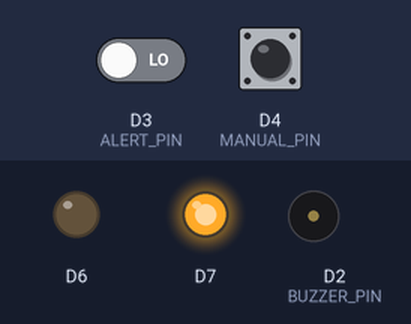
This sketch was run on a simulated Arduino MKR. Shown: output pins drawn as LEDs (lit = HIGH), buzzer (waves = sounding). Inputs (shaded band) come from the test bench; at power-on: D4 (MANUAL_PIN) LOW, D3 (ALERT_PIN) LOW. WiFi joins after 1.5 s; servers stay silent unless stated; uploads are accepted with an empty reply; not simulated (calls return 0 or success): secrets.h.

Above: at 2.7 s.
2.8 s: D4 (MANUAL_PIN) pulsed HIGH 2 times (0.12 s each, 0.3 s apart)
At 6.2 s:
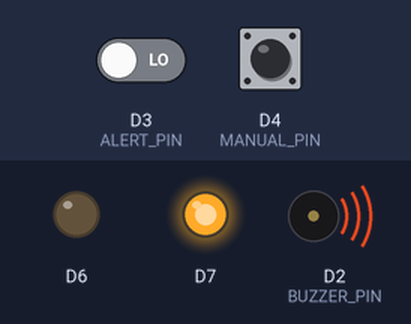
6.4 s: D3 (ALERT_PIN) driven HIGH
At 7.5 s:
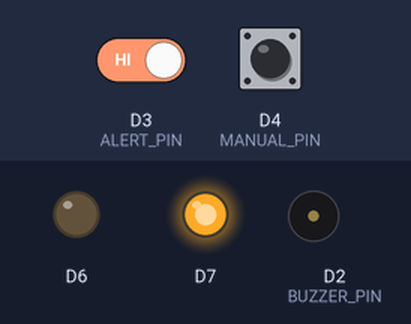
Timing chart, 0 to 9.4 s (numbered marks = the images above; inputs shaded):
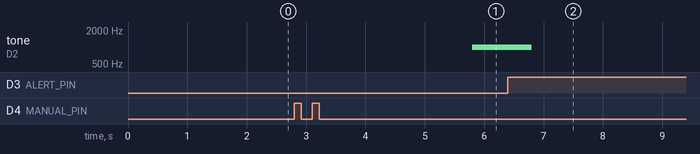

The sketch:

smoke_detector_companion.ino
```cpp
#include <WiFiNINA.h>
#include "secrets.h"

#define BUZZER_PIN 2
#define ALERT_PIN 3
#define MANUAL_PIN 4

WiFiClient client;
const char* host = "192.168.1.113";
const char* url = "/send_alert?";

void setup() {
//  Serial.begin(115200);

  // Additional GND and VCC.
  pinMode(6, OUTPUT);
  digitalWrite(6, LOW);
  pinMode(7, OUTPUT);
  digitalWrite(7, HIGH);

  pinMode(BUZZER_PIN, OUTPUT);
  pinMode(ALERT_PIN, INPUT);
  pinMode(MANUAL_PIN, INPUT);

  // Connect to WiFi.
  WiFi.begin(SSID, PASSWORD);

  while (WiFi.status() != WL_CONNECTED) {
    delay(500);
//    Serial.print(".");
  }

//  Serial.println("\nWiFi connected.");
//  Serial.println("IP address: ");
//  Serial.println(WiFi.localIP());
}

void loop() {
  if (digitalRead(MANUAL_PIN) == HIGH) {
    playBuzzer();
  }
}

void playBuzzer() {
  delay(3000);
  for (int i=0; i<30; i++) {
    tone(BUZZER_PIN, 1000);
    if (digitalRead(ALERT_PIN) == HIGH) { sendAlertToAPI(); }
    delay(1000);
    noTone(BUZZER_PIN);
    if (digitalRead(ALERT_PIN) == HIGH) { sendAlertToAPI(); }
    delay(1000);
  }
}

void sendAlertToAPI() {
  // Send in person detection alert to API.
  if (!client.connect(host, 5000)) {
//    Serial.println("Connection failed.");
    return;
  }

  client.print(String("GET ") + url + "location_id=" + LOCATION_ID + " HTTP/1.1\r\n" +
    "Host: " + host + "\r\n" +
    "Connection: close\r\n\r\n");

  while(client.available()) {}

  client.stop();
}
```

Measured:
- after the input at 2.8 s, tone on D2 (BUZZER_PIN): silent → 1000 Hz after 3.0 s
- after the input at 6.4 s, tone on D2 (BUZZER_PIN): goes on until 6.8 s, then stays silent
